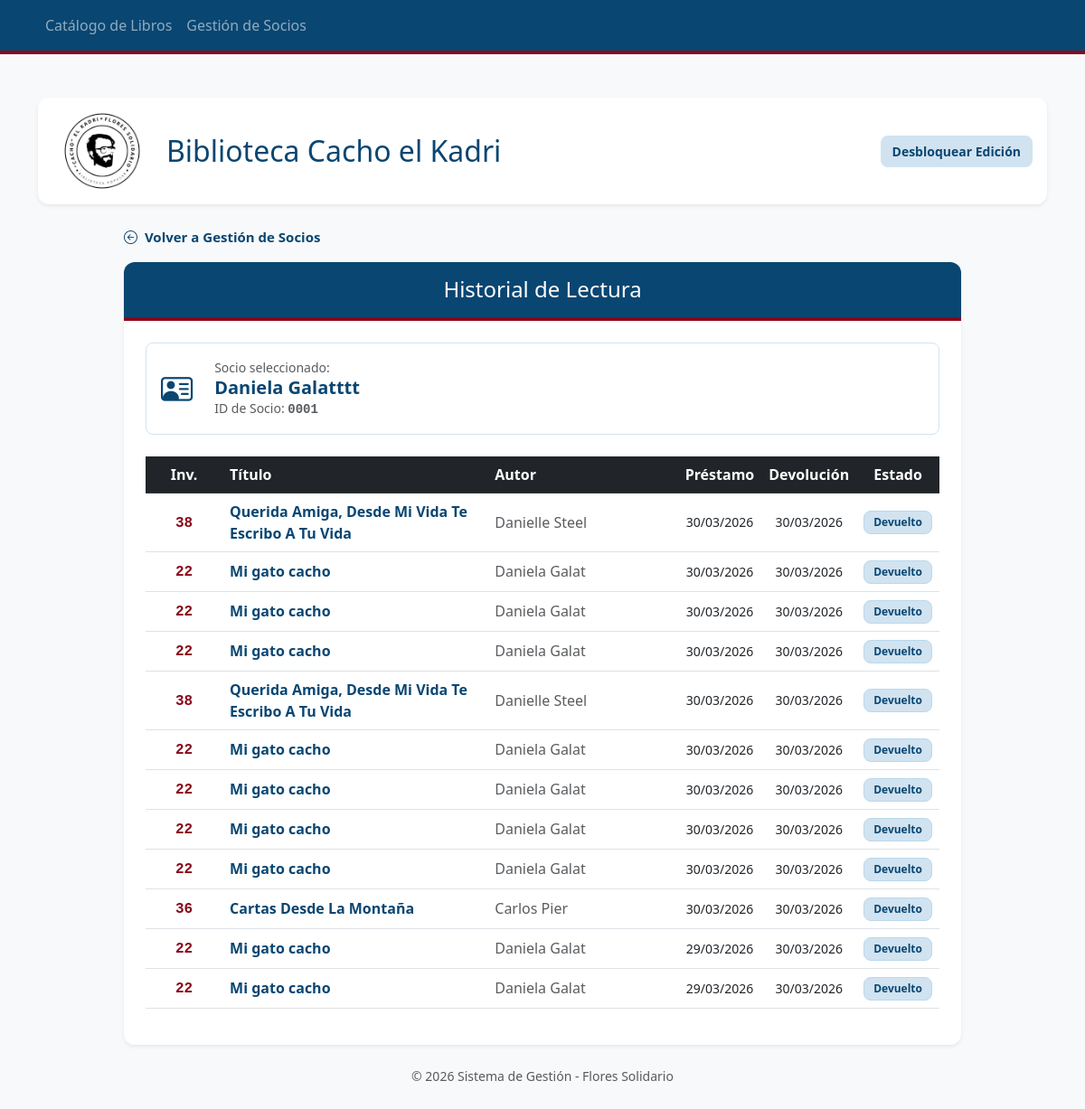
/historial_socio/1, run on the app's committed database.
### tables this page shows
CREATE TABLE Socios (
            id_socio INTEGER PRIMARY KEY AUTOINCREMENT,
            nombre_completo TEXT NOT NULL,
            telefono TEXT NOT NULL
        );

CREATE TABLE Prestamos (
            id_prestamo INTEGER PRIMARY KEY AUTOINCREMENT,
            id_socio INTEGER,
            nro_inventario INTEGER,
            fecha_prestamo DATE,
            fecha_devolucion DATE,
            FOREIGN KEY (id_socio) REFERENCES Socios (id_socio),
            FOREIGN KEY (nro_inventario) REFERENCES Ejemplares (nro_inventario)
        );

CREATE TABLE Obras (
            mfn INTEGER PRIMARY KEY AUTOINCREMENT,
            titulo TEXT NOT NULL,
            autor TEXT NOT NULL,
            editorial TEXT,
            anio TEXT
        );

### app.py (the view)
@app.route('/historial_socio/<int:id_socio>')
def historial_socio(id_socio):
    conexion = sqlite3.connect("biblioteca.db")
    cursor = conexion.cursor()
    cursor.execute("SELECT nombre_completo FROM Socios WHERE id_socio = ?", (id_socio,))
    nombre_socio = cursor.fetchone()[0]
    cursor.execute('''
        SELECT o.titulo, o.autor, p.fecha_prestamo, p.fecha_devolucion, p.nro_inventario
        FROM Prestamos p
        JOIN Ejemplares e ON p.nro_inventario = e.nro_inventario
        JOIN Obras o ON e.mfn_vinculado = o.mfn
        WHERE p.id_socio = ?
        ORDER BY p.fecha_prestamo DESC
    ''', (id_socio,))
    historial = cursor.fetchall()
    conexion.close()
    return render_template('historial_socio.html',
                           nombre=nombre_socio,
                           historial=historial,
                           id_s=id_socio)

### templates/historial_socio.html (shortened to what this page needs)
{% extends 'layout.html' %}
{% block content %}
<div class="row justify-content-center mb-5">
    <div class="col-lg-10">
        <div class="mb-3">
            <a href="/socios" style="color: #094672; text-decoration: none; font-weight: bold; font-size: 15px; transition: all 0.2s;">
                <i class="bi bi-arrow-left-circle me-1"></i> Volver a Gestión de Socios
            </a>
        </div>
        <div class="card shadow-sm border-0" style="border-radius: 12px; overflow: hidden;">
            <div class="card-header text-white text-center py-3" style="background-color: #094672; border-bottom: 4px solid #88091a;">
                <h4 class="mb-0 font-weight-bold">Historial de Lectura</h4>
            </div>
            <div class="card-body p-4">
                <div class="mb-4 p-3 bg-white border rounded-3" style="border-color: #d1e3f0 !important;">
                    <div class="row align-items-center">
                        <div class="col-auto">
                            <i class="bi bi-person-vcard" style="font-size: 2.2rem; color: #094672;"></i>
                        </div>
                        <div class="col">
                            <p class="mb-0 small text-muted">Socio seleccionado:</p>
                            <h5 class="mb-0" style="color: #094672; font-weight: bold;">{{ nombre }}</h5>
                            <p class="mb-0 text-muted small">ID de Socio: <span style="font-family: monospace; font-weight: bold;">{{ "%04d" | format(id_s) }}</span></p>
                        </div>
                    </div>
                </div>
                <div class="table-responsive">
                    <table class="table table-hover align-middle">
                        <thead class="table-dark" style="background-color: #094672 !important;">
                            <tr class="text-center">
                                <th style="width: 10%;">Inv.</th>
                                <th class="text-start" style="width: 35%;">Título</th>
                                <th class="text-start" style="width: 25%;">Autor</th>
                                <th>Préstamo</th>
                                <th>Devolución</th>
                                <th>Estado</th>
                            </tr>
                        </thead>
                        <tbody>
                            {% for registro in historial %}
                            <tr class="text-center">
                                <td><span style="font-family: monospace; font-weight: bold; color: #88091a;">{{ registro[4] }}</span></td>
                                <td class="text-start fw-bold" style="color: #094672;">{{ registro[0] }}</td>
                                <td class="text-start text-muted">{{ registro[1] }}</td>
                                <td class="small">{{ registro[2] }}</td>
                                <td class="small">{{ registro[3] if registro[3] else "---" }}</td>
                                <td>
                                    {% if registro[3] %}
                                        <span class="badge" style="background-color: #d1e3f0; color: #094672; border-radius: 8px; padding: 6px 10px; font-weight: bold; border: 1px solid #b9d8ed;">Devuelto</span>
                                    {% else %}
                                        <span class="badge" style="background-color: #fbe9eb; color: #88091a; border-radius: 8px; padding: 6px 10px; font-weight: bold; border: 1px solid #f8d7da;">En su poder</span>
                                    {% endif %}
                                </td>
                            </tr>
                            {% endfor %}
                        </tbody>
                    </table>
                </div>
            </div>
        </div>
        <p class="text-center mt-4 mb-2 text-muted small">
            © 2026 Sistema de Gestión - Flores Solidario
        </p>
    </div>
</div>
{% endblock %}

### templates/layout.html (style rules this page uses)
body { background-color: #f4f7f9 !important; }
h1, h2, h5, .card-title { color: #094672 !important; font-weight: 700; }
table td { vertical-align: middle !important; }

### data on the page
Socios: nombre_completo "Daniela Galatttt"
Prestamos: nro_inventario "38", titulo "Querida Amiga, Desde Mi Vida Te Escribo A Tu Vida", autor "Danielle Steel", fecha_prestamo "30/03/2026", fecha_devolucion "30/03/2026", shows "Devuelto"
Prestamos: nro_inventario "22", titulo "Mi gato cacho", autor "Daniela Galat", fecha_prestamo "30/03/2026", fecha_devolucion "30/03/2026", shows "Devuelto"
Prestamos: nro_inventario "22", titulo "Mi gato cacho", autor "Daniela Galat", fecha_prestamo "30/03/2026", fecha_devolucion "30/03/2026", shows "Devuelto"
Prestamos: nro_inventario "22", titulo "Mi gato cacho", autor "Daniela Galat", fecha_prestamo "30/03/2026", fecha_devolucion "30/03/2026", shows "Devuelto"
Prestamos: nro_inventario "38", titulo "Querida Amiga, Desde Mi Vida Te Escribo A Tu Vida", autor "Danielle Steel", fecha_prestamo "30/03/2026", fecha_devolucion "30/03/2026", shows "Devuelto"
Prestamos: nro_inventario "22", titulo "Mi gato cacho", autor "Daniela Galat", fecha_prestamo "30/03/2026", fecha_devolucion "30/03/2026", shows "Devuelto"
Prestamos: nro_inventario "22", titulo "Mi gato cacho", autor "Daniela Galat", fecha_prestamo "30/03/2026", fecha_devolucion "30/03/2026", shows "Devuelto"
Prestamos: nro_inventario "22", titulo "Mi gato cacho", autor "Daniela Galat", fecha_prestamo "30/03/2026", fecha_devolucion "30/03/2026", shows "Devuelto"
Prestamos: nro_inventario "22", titulo "Mi gato cacho", autor "Daniela Galat", fecha_prestamo "30/03/2026", fecha_devolucion "30/03/2026", shows "Devuelto"
Prestamos: nro_inventario "36", titulo "Cartas Desde La Montaña", autor "Carlos Pier", fecha_prestamo "30/03/2026", fecha_devolucion "30/03/2026", shows "Devuelto"
Prestamos: nro_inventario "22", titulo "Mi gato cacho", autor "Daniela Galat", fecha_prestamo "29/03/2026", fecha_devolucion "30/03/2026", shows "Devuelto"
Prestamos: nro_inventario "22", titulo "Mi gato cacho", autor "Daniela Galat", fecha_prestamo "29/03/2026", fecha_devolucion "30/03/2026", shows "Devuelto"

### other printed values
{{ "%04d" | format(id_s) }} "0001"
